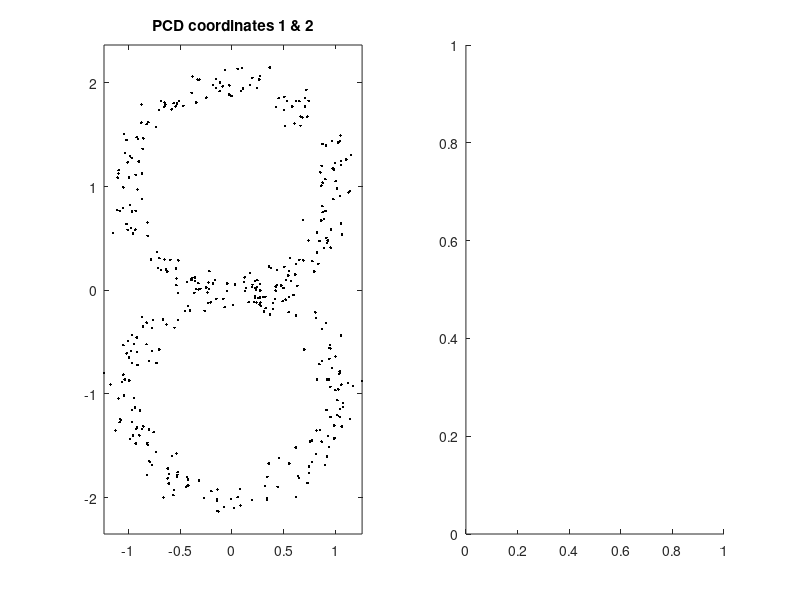

Write the MATLAB code that produced this figure. (Note: this script raises an error after producing the figure.)
% Demo script 1 for circular coordinates
%
% This script carries out the following steps:
%
% 1. Creates point-cloud dataset.
% 2. Computes the persistence diagram.
% 3. Asks the user to select a quadrant in the persistence diagram.
% 4. Asks the user to select a point in the quadrant.
% 5. Converts the corresponding cocycle to a circle-valued function.
% 6. Displays the function using a colour plot.
% 7. Repeats, as requested.
%
%[VdS 2017-april-26]


% generate data
N = 400;
t = rand(1,N);
x = cos(2*pi*t);
y = sin(2*pi*t) + sign(randn(1,N));

X = [x; y] + (0.1)*randn(2,N);
clear t x y

% set up figure
figure(47), clf
set(47, 'name', 'keyboard to quit, mouse to continue');
Ha = subplot(1,2,2);

% display data in monochrome
subplot(1,2,1)
plot(X(1,:), X(2,:), 'k.');
axis equal
title('PCD coordinates 1 & 2')


% select landmarks
nL = 50;
[L, DL, RL] = px_maxmin(X, 'vector', nL, 'n');
DLL = DL(:,L);

% construct VR-complex (edges only)
R = RL * 4;
Edges = cc_edges(DLL, R);

% persistent cohomology calculation (mod 47)
[C0, C1, I0, I1] = cc_cocycles(Edges, 47);


finish = 0;
while ~finish

    % select one cocycle
    
    %[Rcc, Kcc] = cc_select(I1,1);
    [Rcc, Kcc] = cc_select(I1,1,Ha);
    % (Ha option specifies a display axis)
    

    % calculate circular coordinates on landmarks
    ThetaL = cc_theta(Edges, C1, 47, Rcc, Kcc);

    % extend to whole data
    ThetaX = cc_interpolate_theta(ThetaL, DL, L);

    
    % plot data in colour
    figure(47)
    subplot(1,2,1)
    ncol = 64;
    hsv_map = hsv(ncol);
    HX = zeros(1,N);
    for b = (1: N)
        HX(b) = plot(X(1,b), X(2,b), '.');
        set(HX(b), 'color', hsv_map(1+floor(ThetaX(b)*ncol),:));
        hold on
    end
    axis equal
    title('PCD coordinates 1 & 2')
    
    % continue (mouse-click) or exit (keyboard)
    finish = waitforbuttonpress;

end

